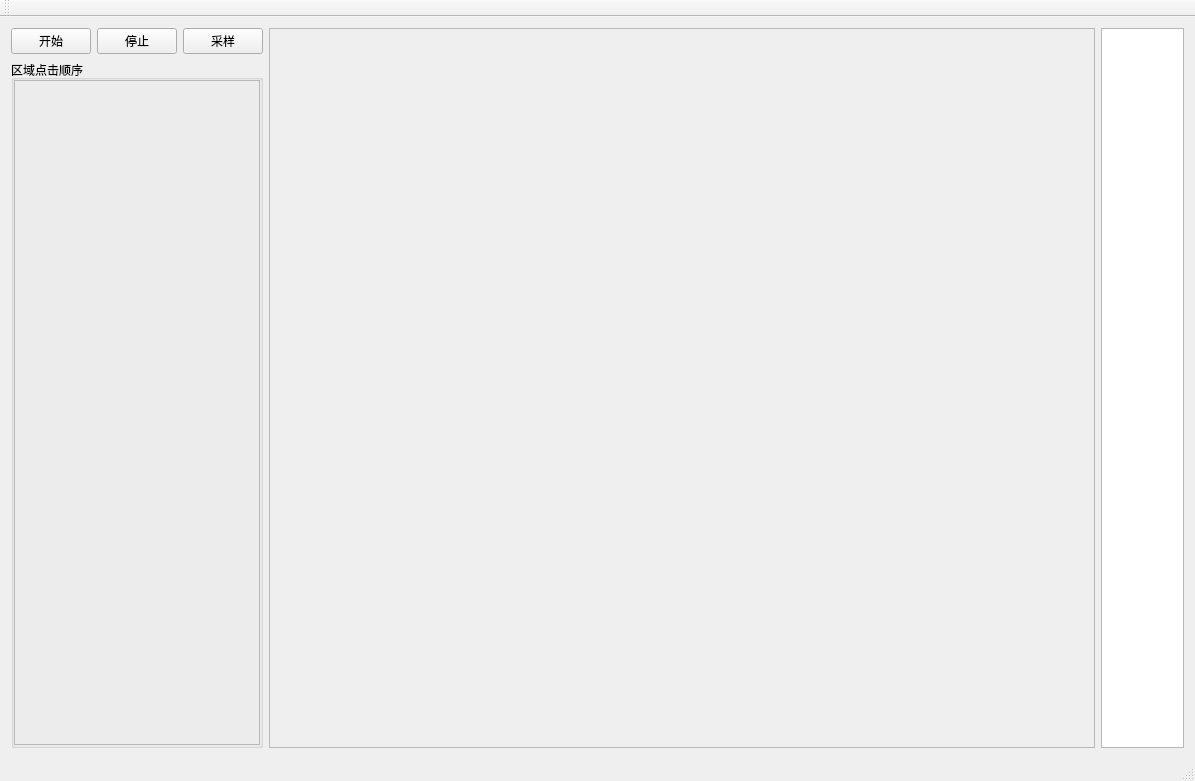
<?xml version="1.0" encoding="UTF-8"?>
<ui version="4.0">
 <class>AutoPlayClass</class>
 <widget class="QMainWindow" name="AutoPlayClass">
  <property name="geometry">
   <rect>
    <x>0</x>
    <y>0</y>
    <width>1195</width>
    <height>781</height>
   </rect>
  </property>
  <property name="windowTitle">
   <string>AutoPlay</string>
  </property>
  <widget class="QWidget" name="centralWidget">
   <layout class="QHBoxLayout" name="horizontalLayout" stretch="3,10,1">
    <item>
     <layout class="QVBoxLayout" name="verticalLayout_2" stretch="1,100">
      <item>
       <layout class="QHBoxLayout" name="horizontalLayout_3">
        <item>
         <widget class="QPushButton" name="pB_start">
          <property name="text">
           <string>开始</string>
          </property>
         </widget>
        </item>
        <item>
         <widget class="QPushButton" name="pB_stop">
          <property name="text">
           <string>停止</string>
          </property>
         </widget>
        </item>
        <item>
         <widget class="QPushButton" name="pB_grab">
          <property name="text">
           <string>采样</string>
          </property>
         </widget>
        </item>
       </layout>
      </item>
      <item>
       <widget class="QGroupBox" name="groupBox">
        <property name="title">
         <string>区域点击顺序</string>
        </property>
        <layout class="QVBoxLayout" name="verticalLayout">
         <property name="leftMargin">
          <number>0</number>
         </property>
         <property name="topMargin">
          <number>0</number>
         </property>
         <property name="rightMargin">
          <number>0</number>
         </property>
         <property name="bottomMargin">
          <number>0</number>
         </property>
         <item>
          <widget class="QFrame" name="frame_setReg">
           <property name="frameShape">
            <enum>QFrame::StyledPanel</enum>
           </property>
           <property name="frameShadow">
            <enum>QFrame::Raised</enum>
           </property>
          </widget>
         </item>
        </layout>
       </widget>
      </item>
     </layout>
    </item>
    <item>
     <widget class="QFrame" name="frame">
      <property name="frameShape">
       <enum>QFrame::StyledPanel</enum>
      </property>
      <property name="frameShadow">
       <enum>QFrame::Plain</enum>
      </property>
     </widget>
    </item>
    <item>
     <widget class="QTextBrowser" name="textBrowser"/>
    </item>
   </layout>
  </widget>
  <widget class="QMenuBar" name="menuBar">
   <property name="geometry">
    <rect>
     <x>0</x>
     <y>0</y>
     <width>1195</width>
     <height>26</height>
    </rect>
   </property>
  </widget>
  <widget class="QToolBar" name="mainToolBar">
   <attribute name="toolBarArea">
    <enum>TopToolBarArea</enum>
   </attribute>
   <attribute name="toolBarBreak">
    <bool>false</bool>
   </attribute>
  </widget>
  <widget class="QStatusBar" name="statusBar"/>
 </widget>
 <layoutdefault spacing="6" margin="11"/>
 <resources>
  <include location="AutoPlay.qrc"/>
 </resources>
 <connections/>
</ui>
